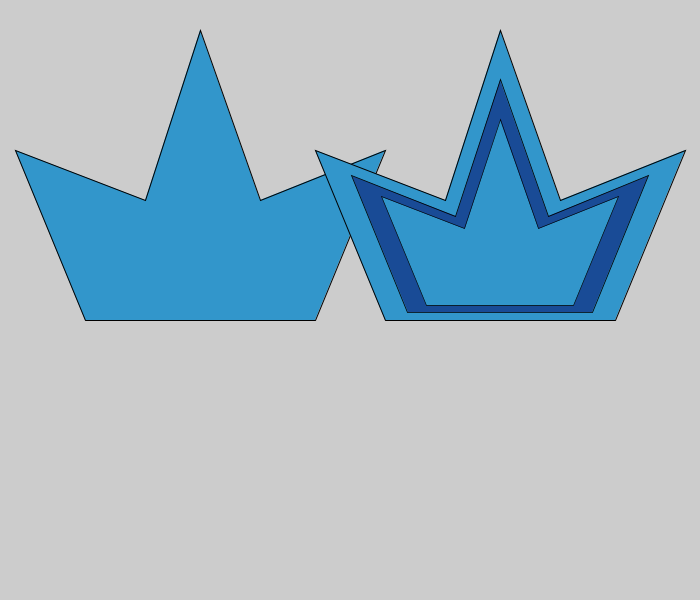
Frame 1 (no input)
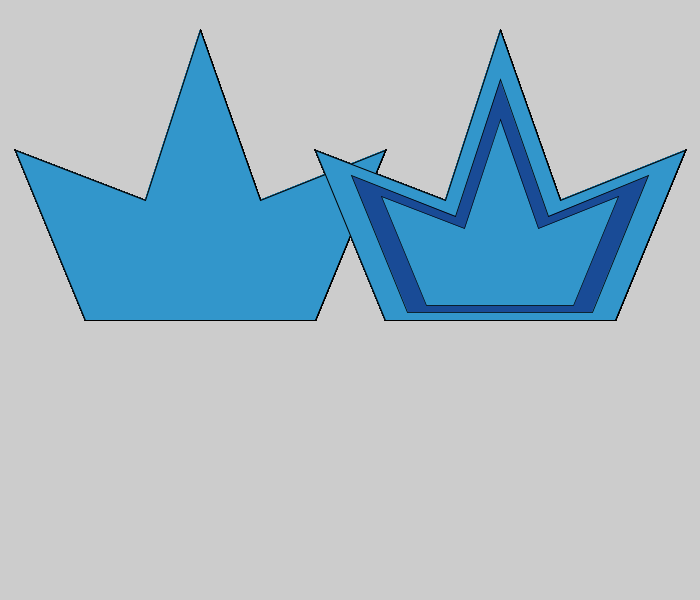
Frame 60 (the mouse pressed at the canvas centre just before this capture)
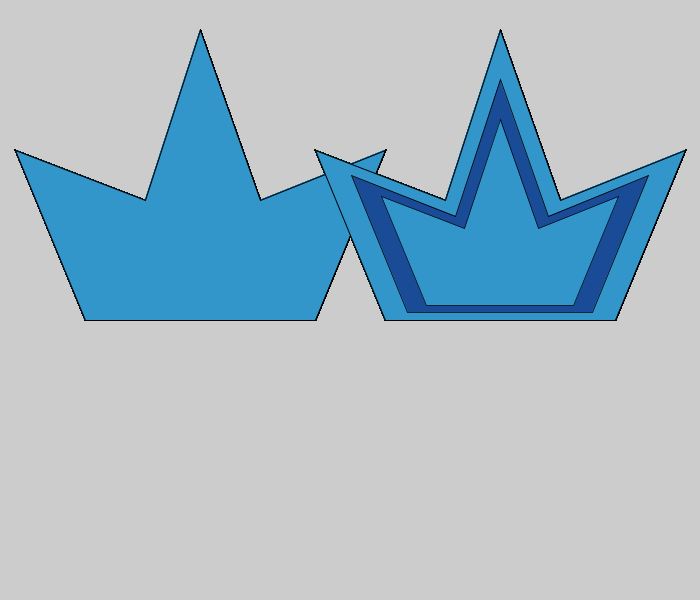
Frame 120 (the mouse held since frame 60 and released just before this capture)

The Processing sketch that drew these frames (run headless with seeded random() and noise(); from frame 60 on, the mouse is pressed at the canvas centre):

// Processing sketch: crown_demo
// ── crown_demo.pde
void setup() {
  size(700, 600);
}

void draw() {
  fill(50, 150, 203);

  translate(200, 200);
  crown();
  
  // 3 crowns to make a fun outline

  translate(300, 0);
  crown();
  
  fill(25, 75, 150);
  scale(0.8);
  translate(0, 20);
  crown();
  
  fill(50, 150, 203);
  scale(0.8);
  translate(0, 20);
  crown();
}



// got from an old assignment! 
// https://github.com/ifenghm/intro-cs/blob/main/custom_shape/custom_shape.pde
void crown() {
  push();
  translate(-485, -450);
  beginShape(); 
  vertex(370, 570);
  vertex(300, 400);
  vertex(430, 450); 
  vertex(485, 280); 
  vertex(545, 450);
  vertex(670, 400);
  vertex(600, 570);
  endShape(CLOSE);
  pop();
}
